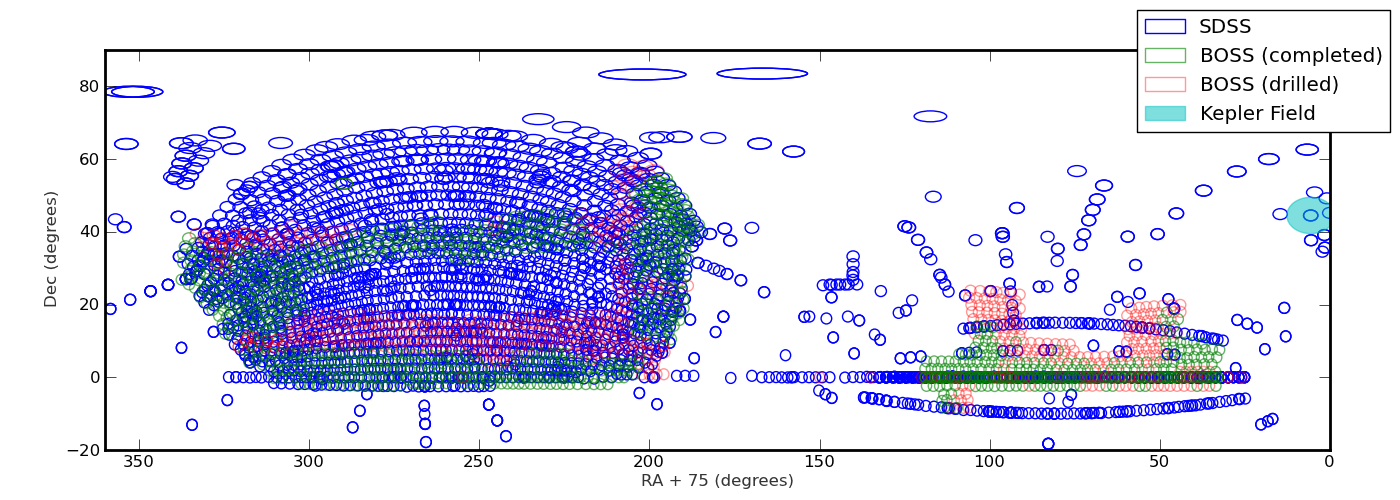

Python code for this plot:
import matplotlib.pyplot as plt
from matplotlib.patches import Circle, Ellipse
import sys
import os
import yanny
import pyfits
import numpy as np

os.system("setup tree bosswork")

if ((os.environ).has_key("PLATELIST_DIR") == False):
	print '\nNote: $PLATELIST_DIR has not been defined. Try running "setup platelist" and try again.\n\n'
	sys.exit(1)
else:
	platePlansFile = os.environ["PLATELIST_DIR"] + "/platePlans.par"

if ((os.environ).has_key("BOSS_SPECTRO_REDUX") == False):
	print '\nNote: $BOSS_SPECTRO_REDUX has not been defined. Try running "setup tree bosswork" and try again.\n\n'
	sys.exit(1)
else:
	bossPlatelistFile = os.environ["BOSS_SPECTRO_REDUX"] + "/platelist.fits"

plateListHDUList = pyfits.open(bossPlatelistFile)
done_boss_plates = []
for ind in range(len(plateListHDUList[1].data.field('STATUS1D'))):
	run1dst = plateListHDUList[1].data.field('STATUS1D')[ind].lower() == 'done'
	run2dst = plateListHDUList[1].data.field('STATUS2D')[ind].lower() == 'done'
	combinest = plateListHDUList[1].data.field('STATUSCOMBINE')[ind].lower() == 'done'
	is_boss = plateListHDUList[1].data.field('SURVEY')[ind].lower() == 'boss'
	
	if run1dst and run2dst and combinest and is_boss:
		done_boss_plates.append(plateListHDUList[1].data.field('PLATE')[ind])
	else:
		print "Plate: %i not done" % plateListHDUList[1].data.field('PLATE')[ind]

# Read plateplans from file.
platePlansYanny = yanny.yanny(platePlansFile)
platePlans = platePlansYanny.list_of_dicts('PLATEPLANS') # returns an array of dictionary objects

boss_plates = []
boss_not_done = []
sdss_plates = []

for pp in platePlans:
	if pp['survey'].lower() == "sdss" or "segue" in pp['survey'].lower():
		sdss_plates.append(((pp['raCen']+75)%360, pp['decCen']))
	elif pp['survey'].lower() == 'boss':
		if pp['plateid'] in done_boss_plates:
			boss_plates.append(((pp['raCen']+75)%360, pp['decCen']))
		else:
			boss_not_done.append(((pp['raCen']+75)%360, pp['decCen']))

fig = plt.figure(figsize=(14,5))
ax = fig.add_subplot(111)

for sdss_plate in sdss_plates:
	ra,dec = sdss_plate
       	print "RA: %.3f, Dec: %.3f" % (ra, dec)
       	cir = Ellipse((ra,dec), 3/np.cos(dec*np.pi/180), 3, fill=False, ec='b')
       	ax.add_patch(cir)

for boss_plate in boss_not_done:
	ra,dec = boss_plate
       	print "RA: %.3f, Dec: %.3f" % (ra, dec)
       	cir3 = Ellipse((ra,dec), 3/np.cos(dec*np.pi/180), 3, fill=False, ec='r', alpha=0.4)
       	ax.add_patch(cir3)

for boss_plate in boss_plates:
	ra,dec = boss_plate
       	print "RA: %.3f, Dec: %.3f" % (ra, dec)
       	#cir2 = Circle((ra/np.cos(dec*np.pi/180),dec), radius=1.5, fill=False, ec='g', alpha=0.6)
       	cir2 = Ellipse((ra,dec), 3/np.cos(dec*np.pi/180), 3, fill=False, ec='g', alpha=0.6)
       	ax.add_patch(cir2)

# Kepler Field
kepler = Ellipse(((290.667+75)%360.0,44.5), 10.0/np.cos(44.5*np.pi/180), 10, fill=True, ec='c', color='c', alpha=0.5)
ax.add_patch(kepler)

ax.set_xlim([360, 0])
ax.set_ylim([-20, 90])

ax.set_xlabel("RA + 75 (degrees)")
ax.set_ylabel("Dec (degrees)")

fig.legend((cir,cir2,cir3, kepler),("SDSS", "BOSS (completed)", "BOSS (drilled)", "Kepler Field"))

fig.savefig("boss_over_sdss.png", dpi=100)
